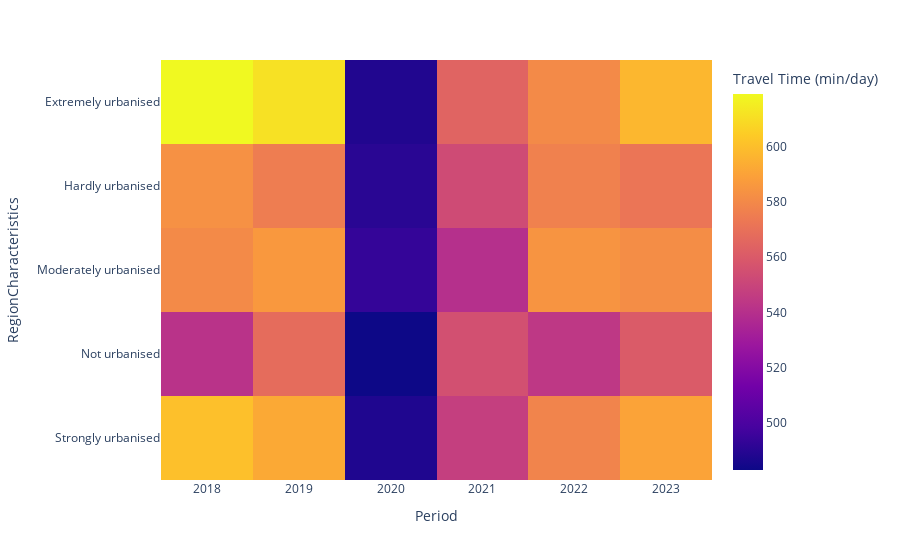

The notebook cell saved with this chart:
### Code cell
heatmap_data = travelmode_animation.pivot(index='RegionCharacteristics', columns='Period', values='Time_Travelled_Minutes_Per_Day')

fig = px.imshow(heatmap_data, 
                labels=dict(x="Period", y="RegionCharacteristics", color="Travel Time (min/day)"), 
                aspect="auto")

fig.show()

### Figure 1 — Plotly figure (JSON) as saved in the notebook; plotly's stock layout.template omitted (floating-point values rounded to 4 significant figures)
{"data": [{"coloraxis": "coloraxis", "hovertemplate": "Period: %{x}<br>RegionCharacteristics: %{y}<br>Travel Time (min/day): %{z}<extra></extra>", "name": "0", "type": "heatmap", "x": [2018, 2019, 2020, 2021, 2022, 2023], "xaxis": "x", "y": ["Extremely urbanised", "Hardly urbanised", "Moderately urbanised", "Not urbanised", "Strongly urbanised"], "yaxis": "y", "z": [[619, 611.1, 488.4, 564.3, 580.4, 597.2], [583.0, 575.2, 490.5, 553.0, 576.8, 572], [580.6, 586.1, 493.5, 540.0, 584.3, 581.8], [541.5, 567.8, 483.1, 555.5, 544.0, 560.2], [600.2, 592.3, 488.0, 547.3, 578.1, 590.1]]}], "layout": {"coloraxis": {"colorbar": {"title": {"text": "Travel Time (min/day)"}}, "colorscale": [[0, "#0d0887"], [0.1111, "#46039f"], [0.2222, "#7201a8"], [0.3333, "#9c179e"], [0.4444, "#bd3786"], [0.5556, "#d8576b"], [0.6667, "#ed7953"], [0.7778, "#fb9f3a"], [0.8889, "#fdca26"], [1, "#f0f921"]]}, "margin": {"t": 60}, "xaxis": {"anchor": "y", "domain": [0, 1], "title": {"text": "Period"}}, "yaxis": {"anchor": "x", "autorange": "reversed", "domain": [0, 1], "title": {"text": "RegionCharacteristics"}}}}
